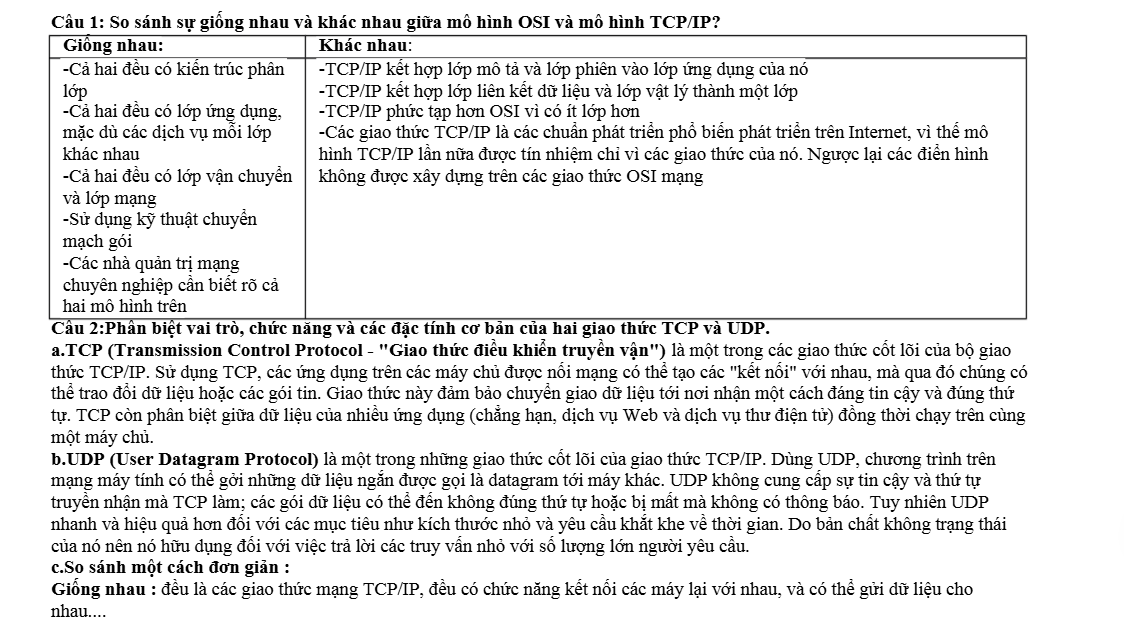
#> input picture Segmentation/data/text.png, 1124 x 622 px, found by its file name
$ jupyter execute --allow-errors tieu_luan_3.ipynb
#> lines starting #> are read from the running program, lines starting #| are printed output that depends on the picture; after the words box and inside, x2 and y2 are one past the last pixel; in counts of white or black regions, pixels touching at a corner belong together
[cell 1]
import numpy as np
import matplotlib.pyplot as plt
import cv2

## bài 1 phân đoạn ảnh dựa trên ngưỡng _ thresholding

[cell 2]
import cv2
import matplotlib.pyplot as plt

# 1. Đọc ảnh văn bản (OCR) và ảnh X-quang (medical image)
img_text = cv2.imread("img\\text.png", cv2.IMREAD_GRAYSCALE)
#> img_text: shape (622, 1124); min 0, max 255, mean 231.7
img_xquang = cv2.imread("img\\Lung MRI (100).png", cv2.IMREAD_GRAYSCALE)

# Kiểm tra ảnh có đọc được không
if img_text is None or img_xquang is None:
    print(" Lỗi: Không đọc được ảnh. Vui lòng kiểm tra lại đường dẫn!")
else:
    print(" Ảnh đã đọc thành công!")

# Hàm xử lý ngưỡng cho một ảnh
def apply_thresholds(img):
    _, global_thresh = cv2.threshold(img, 127, 255, cv2.THRESH_BINARY)
    adaptive_thresh = cv2.adaptiveThreshold(img, 255, cv2.ADAPTIVE_THRESH_MEAN_C,
                                            cv2.THRESH_BINARY, 11, 2)
    _, otsu_thresh = cv2.threshold(img, 0, 255, cv2.THRESH_BINARY + cv2.THRESH_OTSU)
    return [img, global_thresh, adaptive_thresh, otsu_thresh]

# Áp dụng cho cả 2 ảnh
results_text = apply_thresholds(img_text)
#> in apply_thresholds, `_, global_thresh = cv2.threshold(img, 127, 255, cv2.THRESH_BINARY)`:
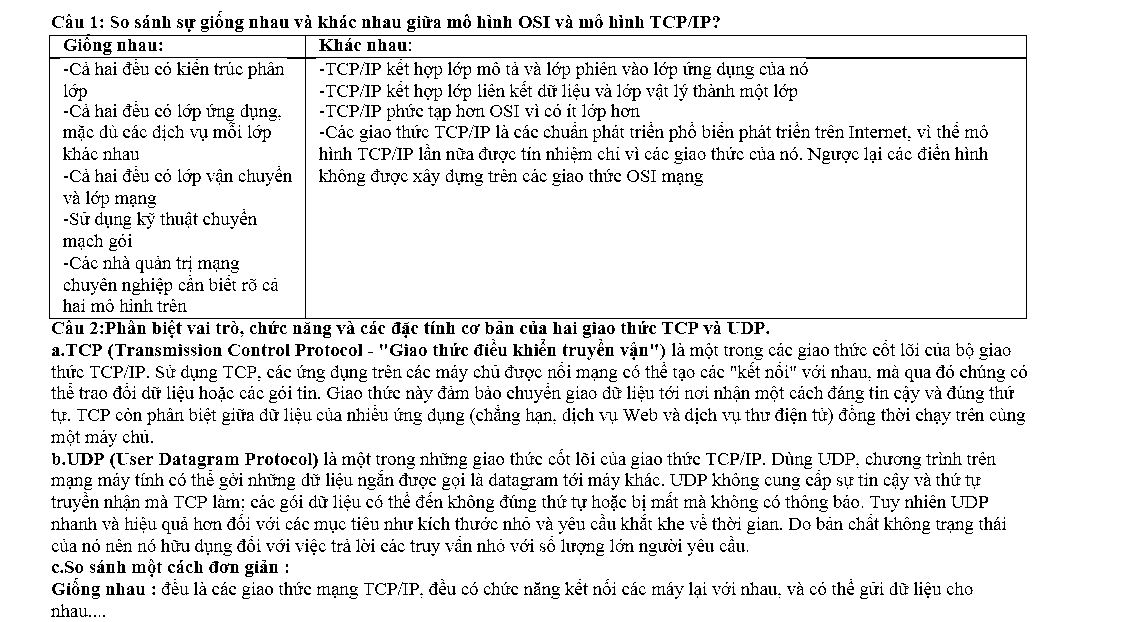
#> global_thresh: shape (622, 1124); 91.4% white; black in thin lines or dots, all inside (x1, y1, x2, y2) = (49, 11, 1027, 617)
#> in apply_thresholds, `adaptive_thresh = cv2.adaptiveThreshold(img, 255, cv2.ADAPTIVE_THRESH_..`: adaptive_thresh: shape (622, 1124); 88.3% white; black in thin lines or dots, all inside (x1, y1, x2, y2) = (48, 11, 1028, 617)
#> in apply_thresholds, `_, otsu_thresh = cv2.threshold(img, 0, 255, cv2.THRESH_BINARY + cv2.TH..`:
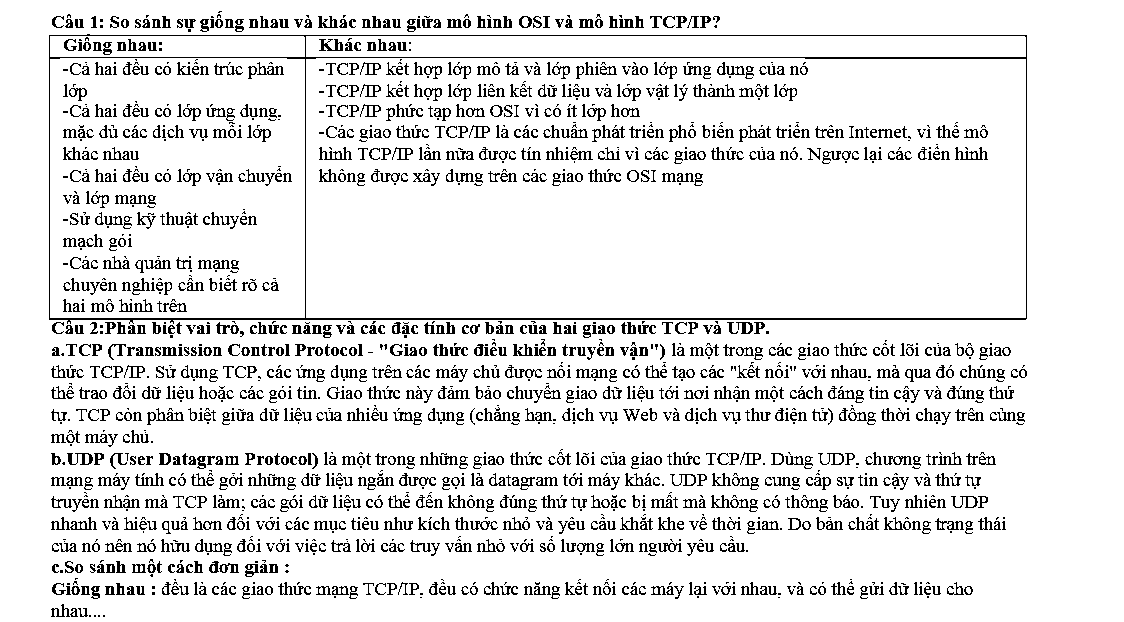
#> otsu_thresh: shape (622, 1124); 89.8% white; black in thin lines or dots, all inside (x1, y1, x2, y2) = (49, 11, 1027, 617)
#> results_text = 4 items
#> (the rest of this cell did not finish here and is left out)

[cell 3]
import numpy as np

# Hàm tính IoU
def calculate_iou(pred, mask):
    pred_bin = (pred > 0).astype('uint8')
    mask_bin = (mask > 0).astype('uint8')

    intersection = np.logical_and(pred_bin, mask_bin).sum()
    union = np.logical_or(pred_bin, mask_bin).sum()

    return intersection / union if union != 0 else 0

# --- GIẢ LẬP GROUND TRUTH ---
gt_text = results_text[3]      # Otsu làm Ground Truth cho ảnh văn bản
#> (the rest of this cell did not finish here and is left out)

###  Nhận xét về lựa chọn phương pháp phân ngưỡng (Thresholding)

| Tình huống ảnh | Nên dùng **Global Threshold** | Nên dùng **Adaptive Threshold** | Nên dùng **Otsu’s Method** |
|----------------|------------------------------|----------------------------------|-----------------------------|
| Ảnh có **ánh sáng đồng đều**, nền và tiền cảnh tách biệt rõ (ví dụ: chữ đen trên nền trắng) |  Phù hợp |  Không cần thiết |  Tốt nếu muốn chọn ngưỡng tự động |
| Ảnh có **nhiễu sáng**, vùng sáng tối không đồng đều (ảnh tài liệu bị bóng, giấy nhàu) |  Không hiệu quả |  Tối ưu nhất |  Có thể sai nếu histogram không rõ ràng |
| Ảnh có **độ tương phản thấp hoặc nhiều mức xám** (ảnh y tế như X-ray, MRI, CT-Scan) |  Thất bại |  Tạm ổn nhưng có thể mất chi tiết |  Tốt nếu ảnh chỉ có 2 lớp foreground & background |

---

###  Kết luận

- **Otsu’s Method** hiệu quả nhất khi ảnh có **histogram tách biệt thành hai đỉnh rõ ràng**, điển hình như *ảnh văn bản đen trắng* hoặc *biển báo*.
- **Adaptive Thresholding** phù hợp khi ảnh có **độ sáng thay đổi theo vùng**, như *ảnh chụp thực tế* hoặc *ảnh y tế (X-ray, CT)*.
- **Global Threshold** chỉ nên dùng khi **ta biết chắc ngưỡng cố định phù hợp cho toàn ảnh**.

 Vì vậy, **ảnh văn bản (OCR) nên dùng Otsu hoặc Adaptive**, còn **ảnh X-quang nên ưu tiên Adaptive**.

# bài 2 phân đoạn ảnh dựa trên vùng - region growing

[cell 4]
import cv2
import numpy as np
import matplotlib.pyplot as plt
from collections import deque

# ---- 1. Đọc ảnh (có thể là ảnh xám hoặc chuyển từ ảnh màu) ----
img = cv2.imread("img/Lung MRI (100).png", cv2.IMREAD_GRAYSCALE)  # Đổi bằng ảnh của bạn

plt.figure(figsize=(5,5))
plt.title("Ảnh Gốc (Gray)")
#> (the rest of this cell did not finish here and is left out)

[cell 5]
# ...existing code...
import cv2
import numpy as np
import matplotlib.pyplot as plt

# ---- Watershed segmentation ----
img_path = "img/Lung MRI (100).png"  # Windows path inside repo
img_color = cv2.imread(img_path)
#> (the rest of this cell did not finish here and is left out)

[cell 6]
plt.figure(figsize=(14,10))
#> (the rest of this cell did not finish here and is left out)

# Phân tích kết quả Watershed (một cách chi tiết)

Dưới đây là phân tích theo từng ảnh (từ trái → phải, trên → dưới) như hiển thị trong figure.

---

## 1. Original (BGR -> RGB)
**Mục đích:** Hiển thị ảnh gốc (chuyển màu BGR → RGB để matplotlib hiển thị đúng).
**Ý nghĩa quan sát:** cho ta bối cảnh ban đầu: cấu trúc phổi, mô mềm, các vùng sáng/tối. Quan sát này quan trọng để hiểu **vị trí** và **hình dạng** của các đối tượng cần tách (ví dụ vùng mô, lỗ khí).
**Gợi ý:** kiểm tra tương phản / nhiễu ở ảnh gốc để quyết định tiền xử lý (độ sáng, histogram equalization nếu cần).

---

## 2. Otsu Threshold
**Mục đích:** Chuyển ảnh sang nhị phân tự động bằng Otsu để tách foreground (vùng quan tâm) và background.
**Ý nghĩa quan sát:** ảnh nhị phân cho thấy phần nào được coi là vật thể theo ngưỡng toàn cục. Ở ảnh này ta thấy:
- Vùng phổi (đen) khác biệt so với mô xung quanh (trắng).
- Một số nhiễu nhỏ/đốm vẫn xuất hiện trong vùng foreground.
**Gợi ý:** nếu Otsu cho kết quả quá thô, cân nhắc `adaptiveThreshold` hoặc cân bằng histogram trước khi threshold.

---

## 3. After Morphology (closing)
**Mục đích:** Dùng opening/closing để loại nhiễu (opening) và lấp lỗ nhỏ (closing), giúp mask sạch hơn trước bước tiếp.
**Ý nghĩa quan sát:** so với Otsu, vùng trắng (vật thể) đã được làm liền mạch hơn, lỗ nhỏ bên trong vật thể được lấp lại, đốm rời được giảm bớt. Đây là bước quan trọng để tránh marker sai cho bước sau.
**Gợi ý tinh chỉnh:** thay đổi kernel (hình elip/rect), hoặc thay đổi `iterations` nếu thấy vật thể bị mất chi tiết khi kernel quá lớn.

---

## 4. Distance Transform
**Mục đích:** Tính khoảng cách từ mỗi pixel foreground đến nền gần nhất — kết quả là một bản đồ giá trị (heatmap).
**Ý nghĩa quan sát:** các vùng sáng nhất (giá trị lớn) là **lõi** của các vật thể (nơi xa nền nhất). Đây sẽ là nguồn để tạo “sure foreground” (marker lõi).
**Gợi ý:** thay đổi tham số threshold trên dist_transform (ví dụ 0.4–0.7 * max) để điều chỉnh kích thước marker lõi; nếu marker quá nhỏ hoặc quá lớn, watershed sẽ không tách tốt.

---

## 5. Sure Foreground
**Mục đích:** Ảnh nhị phân chỉ giữ lại các pixel có giá trị distance lớn hơn ngưỡng (ví dụ ≥ 0.7 * max).
**Ý nghĩa quan sát:** Hiển thị các “hạt giống” (seeds) nằm sâu trong mỗi vật thể — những vùng này được `connectedComponents` gán nhãn cố định. Nếu sure_fg quá nhỏ → markers không đại diện tốt cho đối tượng; nếu quá lớn → markers có thể chồng lên nhau.
**Gợi ý:** điều chỉnh ngưỡng (ví dụ 0.4–0.7) tùy kích thước vật thể.

---

## 6. Sure Background
**Mục đích:** Tạo bằng cách dilate mask đã được xử lý (closing) để phóng to vùng object → vùng mở rộng này dùng để xác định background chắc chắn.
**Ý nghĩa quan sát:** sure_bg thường bao phủ vùng rìa, làm phẳng các lỗ, và đảm bảo vùng nền được nhận biết rộng rãi. Quan trọng là sure_bg phải bao phủ tốt để khi trừ sure_fg ra ta thu được vùng unknown hợp lý.
**Gợi ý:** tăng giảm số lần `dilate` để làm sure_bg rộng hơn/nhỏ hơn; tránh dilate quá mức làm mất tách biệt giữa các object khác nhau.

---

## 7. Unknown Region
**Mục đích:** `unknown = sure_bg - sure_fg` — vùng nằm giữa sure_fg và sure_bg, tức là phần rìa **chưa xác định** (có thể là biên của vật thể hoặc phần nối giữa hai vật thể).
**Ý nghĩa quan sát:** đây chính là phần Watershed **sẽ quyết định** (gán cho nhãn nào) dựa trên phép “đổ nước” từ các marker. Vùng unknown càng hẹp thì watershed càng ít việc; nếu vùng unknown quá lớn thì dễ gây nhầm lẫn.
**Gợi ý:** nếu unknown quá rộng/không hợp lý → điều chỉnh kích thước marker (sure_fg) hoặc mức dilate cho sure_bg.

---

## 8. Watershed: Boundaries + Colored Labels
**Mục đích:** Chạy `cv2.watershed` với `markers` đã chuẩn bị → thu `markers` mới, vẽ biên (marker == -1) và màu hóa các label để trực quan.
**Ý nghĩa quan sát:**
- Ảnh bên trái (overlay) cho thấy **đường biên đỏ** được vẽ trên ảnh gốc — xác định nơi Watershed tách.
- Ảnh bên phải (colored labels) minh họa **mỗi vùng được gán một màu** khác nhau (mỗi nhãn tương ứng một vùng).
Từ đây ta có thể kiểm tra xem watershed có tách đúng các cấu trúc mong muốn (ví dụ tách các khoang phổi, phân biệt mô mềm, v.v.) hay không.
**Gợi ý hậu xử lý:** lọc label theo diện tích/chu vi, nối/split thêm, hoặc dùng mask kết hợp với domain knowledge (ví dụ ROI lồng ngực) để bỏ label không mong muốn.

---

## Kết luận & khuyến nghị tổng quát
- Pipeline Otsu → Morphology → Distance Transform → Markers → Watershed là **một workflow chuẩn và hiệu quả** để tách các đối tượng dính nhau.
- Những thông số then chốt cần tinh chỉnh cho ảnh của bạn:
  - Kích thước `kernel` và `iterations` cho opening/closing/dilate.
  - Ngưỡng trên `dist_transform` để lấy `sure_fg` (ví dụ 0.4–0.7 * max).
  - Lọc kết quả cuối cùng theo diện tích/chu vi để loại nhiễu.
- Nếu mục tiêu là **tách những object chạm nhau rất mạnh** (rìa mịn, tiếp xúc lớn), cân nhắc:
  - Thay đổi phương pháp marker (ví dụ watershed kèm gradient), hoặc
  - Kết hợp với học máy/instance segmentation nếu hình dạng quá phức tạp.

---

### Ghi chú: các lỗi thường gặp và cách khắc phục nhanh
- **Marker quá nhỏ → một vật thể không có marker → không được tách:** giảm ngưỡng dist_transform.
- **Markers dính nhau (thiếu tách) → kết quả ít region:** tăng ngưỡng dist_transform hoặc tăng `iterations` cho opening để tách tốt hơn trước khi đo khoảng cách.
- **Too much dilation → sure_bg phủ hết vùng → unknown quá rộng:** giảm iterations của dilation.

---

Nếu bạn muốn mình xuất đoạn này thành một cell `Markdown` đã format sẵn trong file `.ipynb` (tạo file notebook với cell này) thì gửi xác nhận — mình sẽ chèn nội dung tương thích cho bạn.

### Nhận xét về vai trò của tiền xử lý (Morphology, Distance Transform)

Các bước tiền xử lý như **morphological operations** (dilation, erosion, opening, closing) và **distance transform** đóng vai trò đặc biệt quan trọng trong việc cải thiện chất lượng ảnh trước khi thực hiện các bước phân tích chính.
Cụ thể:

- **Morphology** giúp loại bỏ nhiễu, làm mượt biên, tách hoặc nối các vùng ảnh một cách có kiểm soát. Điều này giúp cấu trúc đối tượng trở nên rõ ràng hơn, giảm sai lệch khi phân đoạn.
- **Distance Transform** chuyển đổi ảnh nhị phân thành bản đồ khoảng cách, giúp làm nổi bật tâm hoặc cấu trúc hình học của đối tượng. Kết quả này thường được dùng làm đầu vào cho các thuật toán nâng cao như watershed hoặc skeletonization.

Nhờ những bước tiền xử lý này, các thuật toán phía sau **hoạt động ổn định hơn, giảm lỗi sai và cho kết quả chính xác hơn**. Có thể nói rằng nếu bỏ qua hoặc thực hiện sơ sài giai đoạn tiền xử lý thì hiệu suất của toàn bộ pipeline sẽ bị ảnh hưởng đáng kể.

# bài 4

[cell 7]
import cv2
import numpy as np
import csv
import matplotlib.pyplot as plt

# --- 1. Đọc và xử lý ảnh ---
img = cv2.imread('img/te_bao.jpg')
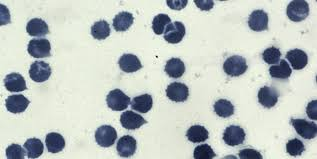
#> input picture Segmentation/data/te_bao.jpg, 317 x 159 px, found by its file name
#> img is the input picture: shape (159, 317, 3); mean B, G, R 189.6, 191.9, 184.8
gray = cv2.cvtColor(img, cv2.COLOR_BGR2GRAY)
_, binary = cv2.threshold(gray, 0, 255, cv2.THRESH_BINARY_INV + cv2.THRESH_OTSU)
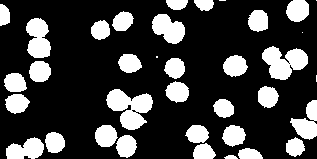
#> binary: shape (159, 317); 24.6% white; 36 white regions (5 under 20 px)

# --- 2. Đánh nhãn vùng liên thông ---
num_labels, labels = cv2.connectedComponents(binary)
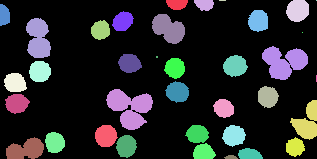
#> labels: shape (159, 317) int32; 37 distinct labels, from 0 to 36; one colour per label, 0 black
#> num_labels = 37
print("Số vùng liên thông:", num_labels - 1)
#| Số vùng liên thông: 36

# --- 3. Tìm contour ---
contours, _ = cv2.findContours(binary, cv2.RETR_EXTERNAL, cv2.CHAIN_APPROX_SIMPLE)
#> contours = 36 contours, 5 with area under 20; largest, box (x1, y1, x2, y2) and area: (106, 89, 153, 130) 1034, (262, 46, 308, 80) 902, (26, 18, 51, 58) 682, (152, 14, 185, 44) 616, (290, 100, 317, 140) 534

# --- 4. Vẽ contour, bounding box và xuất dữ liệu ---
output = img.copy()
results = []

for i, cnt in enumerate(contours):
    area = cv2.contourArea(cnt)
    if area < 50:
        continue
    x, y, w, h = cv2.boundingRect(cnt)
    cx, cy = x + w//2, y + h//2

    # Bounding box (màu xanh dương nhạt)
    cv2.rectangle(output, (x, y), (x+w, y+h), (0, 180, 255), 2)

    # Contour (màu xanh lá)
    cv2.drawContours(output, [cnt], -1, (0, 255, 0), 1)

    # Ghi số thứ tự (màu đỏ đậm, nền trắng)
    cv2.circle(output, (cx, cy), 10, (255, 255, 255), -1)
    cv2.putText(output, str(i+1), (cx-7, cy+5),
                cv2.FONT_HERSHEY_SIMPLEX, 0.5, (0,0,255), 1, cv2.LINE_AA)

    results.append([i+1, cx, cy, int(area)])
#> this loop made 36 passes
#> (area, x, y, w, h, cx, cy) on passes 2 to 13: (186, 238, 148, 25, 11, 250, 153), (251, 193, 143, 23, 16, 204, 151), (242.5, 286, 137, 19, 20, 295, 147), (533, 6, 137, 38, 22, 25, 148), (332, 116, 135, 21, 23, 126, 146), (302.5, 45, 132, 20, 21, 55, 142), (345.5, 222, 125, 24, 22, 234, 136), (298.5, 185, 125, 24, 18, 197, 134), (361.5, 95, 125, 23, 22, 106, 136), (534, 290, 100, 27, 40, 303, 120), (272.5, 213, 99, 21, 19, 223, 108), (330, 5, 94, 25, 20, 17, 104)
#> area on pass 1: 28
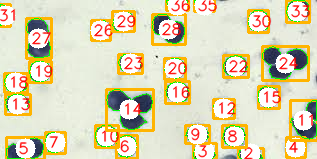
#> output: shape (159, 317, 3); mean B, G, R 179.8, 214.5, 221.8
#> after the loop, results = 30 items, first 6: [2, 250, 153, 186], [3, 204, 151, 251], [4, 295, 147, 242], [5, 25, 148, 533], [6, 126, 146, 332], [7, 55, 142, 302]

# --- 5. Lưu kết quả ra CSV ---
with open('cells_detected.csv', 'w', newline='') as f:
    writer = csv.writer(f)
    writer.writerow(['ID', 'cx', 'cy', 'area'])
    writer.writerows(results)

print(f"Đã lưu {len(results)} đối tượng vào cells_detected.csv")
#| Đã lưu 30 đối tượng vào cells_detected.csv

# --- 6. Hiển thị kết quả ---
plt.figure(figsize=(15,5))

plt.subplot(1,3,1)
plt.imshow(cv2.cvtColor(img, cv2.COLOR_BGR2RGB))
plt.title("Ảnh gốc")
plt.axis('off')

plt.subplot(1,3,2)
plt.imshow(binary, cmap='gray')
plt.title("Ảnh sau phân ngưỡng (Binary)")
plt.axis('off')

plt.subplot(1,3,3)
plt.imshow(cv2.cvtColor(output, cv2.COLOR_BGR2RGB))
plt.title("Kết quả (Contour + Bounding Box + ID)")
plt.axis('off')

plt.tight_layout()
plt.show()
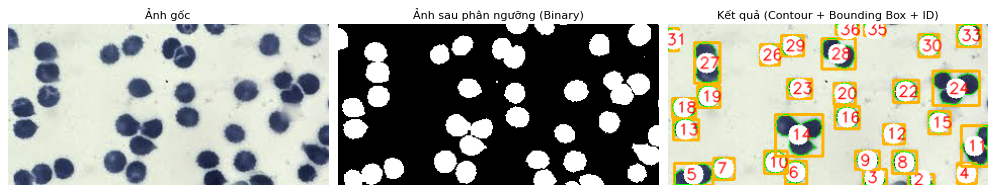
#> figure drawn by matplotlib, 3 panels

# bài 5 :  Biểu diễn biên – Boundary Representation

[cell 8]
# ===============================
# Biểu diễn và mã hóa biên đối tượng bằng Chain Code (Freeman code)
# ===============================

import cv2
import numpy as np
import matplotlib.pyplot as plt

img = cv2.imread("img/te_bao.jpg", cv2.IMREAD_GRAYSCALE)
#> img: shape (159, 317); min 8, max 255, mean 189.5

# Làm mờ và phát hiện biên
blur = cv2.GaussianBlur(img, (7, 7), 0)
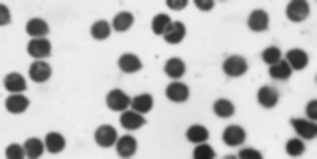
#> blur: shape (159, 317); min 27, max 240, mean 189.5
edges = cv2.Canny(blur, 100, 200)
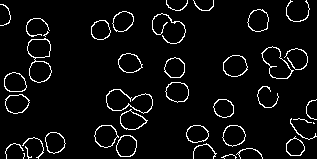
#> edges: shape (159, 317); 5.2% white in thin lines or dots

# ---- 2. Tìm contour bằng OpenCV ----
contours, hierarchy = cv2.findContours(edges, cv2.RETR_EXTERNAL, cv2.CHAIN_APPROX_NONE)
#> contours = 40 contours, 19 with area under 20; largest, box (x1, y1, x2, y2) and area: (27, 38, 52, 83) 748, (261, 46, 294, 79) 574, (223, 55, 248, 77) 400, (94, 125, 119, 148) 387, (222, 125, 246, 147) 366

# Vẽ contour đầu tiên
img_contour = cv2.cvtColor(img, cv2.COLOR_GRAY2BGR)
cv2.drawContours(img_contour, contours, -1, (255,0, 0), 3)
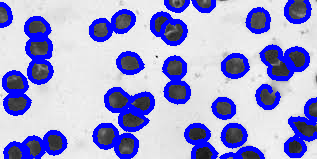
#> img_contour: shape (159, 317, 3); mean B, G, R 212.6, 160.2, 160.2


# ---- 3. Tạo Freeman Chain Code ----
# Định nghĩa hướng Freeman (8 hướng)
# Hướng: 0:→, 1:↗, 2:↑, 3:↖, 4:←, 5:↙, 6:↓, 7:↘
directions = [(1, 0), (1, -1), (0, -1), (-1, -1),
              (-1, 0), (-1, 1), (0, 1), (1, 1)]

def freeman_chain_code(contour):
    """Trả về chuỗi mã chain code cho contour."""
    contour = contour.squeeze()
    chain_code = []
    for i in range(len(contour) - 1):
        dy = contour[i+1][1] - contour[i][1]
        dx = contour[i+1][0] - contour[i][0]
        for code, (x_dir, y_dir) in enumerate(directions):
            if (dx, dy) == (x_dir, y_dir):
                chain_code.append(code)
                break
    return chain_code

# Lấy contour đầu tiên
contour = contours[0]
#> contour = contour of 34 points, box (x1, y1, x2, y2) (221, 154, 237, 159), area 3
chain_code = freeman_chain_code(contour)
#> in freeman_chain_code, `contour = contour.squeeze()`: contour = 34 pairs, first value 221 to 236, second value 154 to 158
#> the loop in freeman_chain_code, `for i in range(len(contour) - 1):` made 33 passes
#> (dy, dx) on passes 1 to 12: (1, -1), (0, -1), (0, -1), (0, -1), (1, -1), (0, -1), (1, -1), (0, -1), (0, 1), (0, 1), (1, 1), (-1, -1)
#> after the loop in freeman_chain_code, `for i in range(len(contour) - 1):`: chain_code = 33 values, max 7 at index 10, min 0 at index 8, mean 2.91

# ---- 4. So sánh với contour của OpenCV ----
print("Độ dài contour OpenCV:", len(contour))
#| Độ dài contour OpenCV: 34
print("Độ dài chain code:", len(chain_code))
#| Độ dài chain code: 33
print("Ví dụ 20 phần tử đầu của chain code:", chain_code[:20])
#| Ví dụ 20 phần tử đầu của chain code: [5, 4, 4, 4, 5, 4, 5, 4, 0, 0, 7, 3, 1, 0, 1, 0, 0, 1, 0, 0]

# ---- 5. Hiển thị kết quả ----
fig, ax = plt.subplots(1, 3, figsize=(15, 5))
ax[0].imshow(img, cmap='gray')
ax[0].set_title('Ảnh gốc')

ax[1].imshow(edges, cmap='gray')
ax[1].set_title('Biên (Canny)')

ax[2].imshow(img_contour)
ax[2].set_title('Contour (OpenCV)')

for a in ax: a.axis('off')
plt.show()
#> figure, not shown here; B, G, R data is drawn as R, G, B
